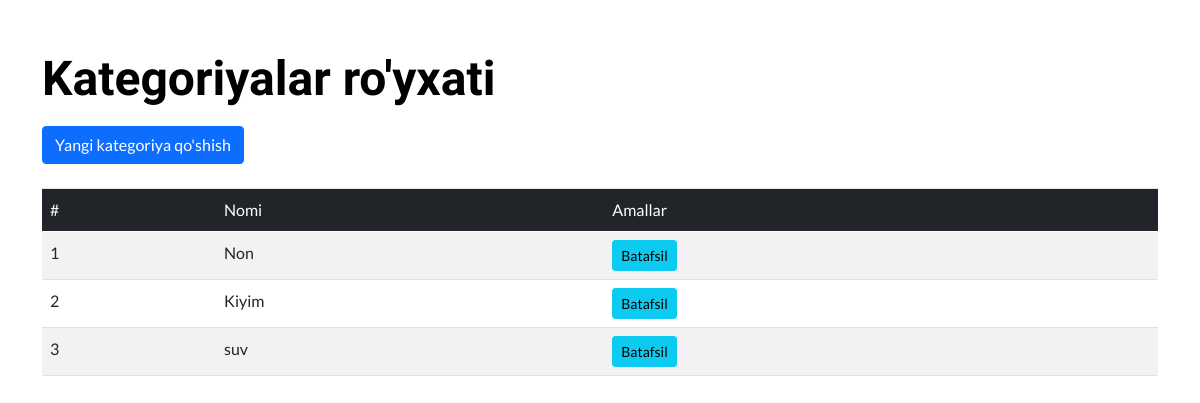
/main/back-office/category/list, run on the app's committed database.
### Goods/models.py (models this page shows, shortened)
class Category(models.Model):
    name = models.CharField(max_length=255)
    generate_code = models.CharField(max_length=255, blank=True, unique=True)

### Goods/back-office/category/views.py (the view)
# urls.py: path('list', views.listCategory, name='listCategory'),
def listCategory(request):
    queryset = models.Category.objects.all()
    context = {}
    context['queryset'] = queryset
    return render(request, 'back-office/category/list.html', context)

### templates/back-office/category/list.html (shortened to what this page needs)
{% extends 'base.html' %}
{% block content %}
<div class="container mt-5">
    <div class="row mb-4">
        <div class="col">
            <h1 class="mb-3">Kategoriyalar ro'yxati</h1>
            <button type="button" class="btn btn-primary" data-bs-toggle="modal" data-bs-target="#categoryModal">
                Yangi kategoriya qo'shish
            </button>
        </div>
    </div>
    <div class="row">
        <div class="col">
            <div class="table-responsive">
                <table class="table table-striped table-hover">
                    <thead class="table-dark">
                        <tr>
                            <th>#</th>
                            <th>Nomi</th>
                            <th>Amallar</th>
                        </tr>
                    </thead>
                    <tbody>
                        {% for category in queryset %}
                        <tr>
                            <td>{{ forloop.counter }}</td>
                            <td>{{ category.name }}</td>
                            <td>
                                <a href="{% url 'detailCategory' category.id %}" class="btn btn-info btn-sm">Batafsil</a>
                            </td>
                        </tr>
                        {% endfor %}
                    </tbody>
                </table>
            </div>
        </div>
    </div>
</div>
{% endblock %}

### data on the page
Category: name "Non"
Category: name "Kiyim"
Category: name "suv"
